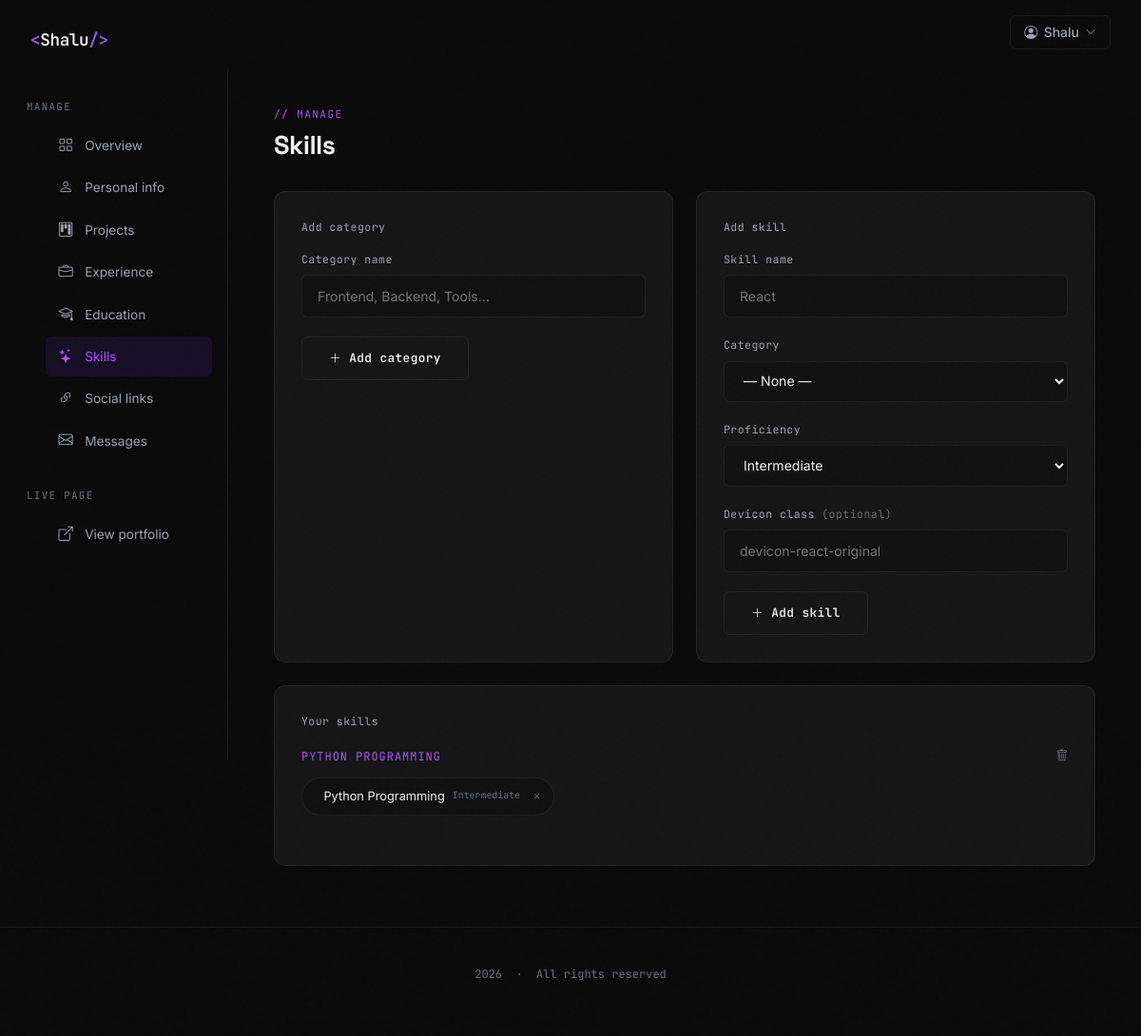
Screenshot of /dashboard/skills/ (signed in) with the database file from the repository.
### portfolio/models.py (models this page shows, shortened)
class SkillCategory(models.Model):
    user  = models.ForeignKey(User, on_delete=models.CASCADE, related_name='skill_categories')
    name  = models.CharField(max_length=60)
    order = models.PositiveSmallIntegerField(default=0)

class Skill(models.Model):
    LEVEL_CHOICES = [(1,'Beginner'),(2,'Elementary'),(3,'Intermediate'),(4,'Advanced'),(5,'Expert')]
    user        = models.ForeignKey(User, on_delete=models.CASCADE, related_name='skills')
    category    = models.ForeignKey(SkillCategory, on_delete=models.SET_NULL, null=True, blank=True, related_name='skills')
    name        = models.CharField(max_length=60)
    icon        = models.ImageField(upload_to='portfolio/skills/', blank=True, null=True)
    icon_class  = models.CharField(max_length=60, blank=True)
    proficiency = models.PositiveSmallIntegerField(choices=LEVEL_CHOICES, default=3)
    is_featured = models.BooleanField(default=False)
    order       = models.PositiveSmallIntegerField(default=0)

### portfolio/views.py (the view)
# urls.py: path('dashboard/skills/',             views.manage_skills,       name='manage_skills'),
@login_required
def manage_skills(request):
    categories = SkillCategory.objects.filter(user=request.user).prefetch_related('skills').order_by('order')
    uncategorized = Skill.objects.filter(user=request.user, category__isnull=True).order_by('order')
    if request.method == 'POST':
        form_type = request.POST.get('form_type')
        if form_type == 'category':
            cat_form = SkillCategoryForm(request.POST)
            if cat_form.is_valid():
                cat = cat_form.save(commit=False)
                cat.user = request.user
                cat.save()
                messages.success(request, 'Category added.')
                return redirect('manage_skills')
        elif form_type == 'skill':
            skill_form = SkillForm(request.POST, request.FILES)
            skill_form.fields['category'].queryset = SkillCategory.objects.filter(user=request.user)
            if skill_form.is_valid():
                skill = skill_form.save(commit=False)
                skill.user = request.user
                skill.save()
                messages.success(request, 'Skill added.')
                return redirect('manage_skills')
    else:
        skill_form = SkillForm()
        skill_form.fields['category'].queryset = SkillCategory.objects.filter(user=request.user)
        cat_form = SkillCategoryForm()
    return render(request, 'dashboard/skills.html', {
        'categories': categories,
        'uncategorized': uncategorized,
        'skill_form': skill_form,
        'cat_form': cat_form,
        'active_nav': 'skills',
    })

### portfolio/forms.py
class SkillForm(forms.ModelForm):
    class Meta:
        model   = Skill
        exclude = ['user']

class SkillCategoryForm(forms.ModelForm):
    class Meta:
        model   = SkillCategory
        exclude = ['user']

### templates/dashboard/skills.html (shortened to what this page needs)
{% extends "dashboard/base.html" %}
{% block dash_content %}
<div class="dash-header">
  <div class="dash-eyebrow">// manage</div>
  <h1 class="dash-title">Skills</h1>
</div>
<div class="sk-two-col">
  <div class="dash-card">
    <div class="dash-label" style="margin-bottom:1rem;">Add category</div>
    <form method="POST">
      <div class="dash-field">
        <label class="dash-label" for="id_cat_name">Category name</label>
        <input class="dash-input" type="text" id="id_cat_name" name="name" placeholder="Frontend, Backend, Tools…" required>
      </div>
      <button type="submit" class="btn-outline-custom"><i class="bi bi-plus-lg"></i> Add category</button>
    </form>
  </div>
  <div class="dash-card">
    <div class="dash-label" style="margin-bottom:1rem;">Add skill</div>
    <form method="POST" enctype="multipart/form-data">
      <div class="dash-field">
        <label class="dash-label" for="id_skill_name">Skill name</label>
        <input class="dash-input" type="text" id="id_skill_name" name="name" placeholder="React" required>
      </div>
      <div class="dash-field">
        <label class="dash-label" for="id_skill_category">Category</label>
        <select class="dash-select dash-input" id="id_skill_category" name="category">
          <option value="">— None —</option>
        </select>
      </div>
      <div class="dash-field">
        <label class="dash-label" for="id_proficiency">Proficiency</label>
        <select class="dash-select dash-input" id="id_proficiency" name="proficiency">
          {% for value, label in skill_form.fields.proficiency.choices %}
            <option value="{{ value }}" {% if value == 3 %}selected{% endif %}>{{ label }}</option>
          {% endfor %}
        </select>
      </div>
      <div class="dash-field">
        <label class="dash-label" for="id_icon_class">Devicon class <span style="opacity:.6;">(optional)</span></label>
        <input class="dash-input" type="text" id="id_icon_class" name="icon_class" placeholder="devicon-react-original">
      </div>
      <button type="submit" class="btn-outline-custom"><i class="bi bi-plus-lg"></i> Add skill</button>
    </form>
  </div>
</div>
<div class="dash-card">
  <div class="dash-label" style="margin-bottom:1.25rem;">Your skills</div>
  {% if categories or uncategorized %}
    {% for cat in categories %}
      <div class="sk-cat-group">
        <div class="sk-cat-name">
          {{ cat.name }}
          <form method="POST" action="{% url 'delete_skill_category' cat.pk %}" onsubmit="return confirm('Delete this category? Skills inside will become uncategorized.');" style="display:inline;">
            <button type="submit" style="background:none;border:none;color:var(--text-muted);cursor:pointer;font-size:.78rem;"><i class="bi bi-trash"></i></button>
          </form>
        </div>
        <div class="sk-pills">
          {% for s in cat.skills.all %}
          <span class="sk-pill">
            {{ s.name }} <span class="lvl">{{ s.get_proficiency_display }}</span>
            <form method="POST" action="{% url 'delete_skill' s.pk %}" onsubmit="return confirm('Remove this skill?');" style="display:inline;">
              <button type="submit"><i class="bi bi-x"></i></button>
            </form>
          </span>
          {% endfor %}
        </div>
      </div>
    {% endfor %}
  {% else %}
    <div class="dash-empty"><i class="bi bi-stars"></i>No skills added yet.</div>
  {% endif %}
</div>
{% endblock %}

### templates/layout.html (shortened to what this page needs)
{% load static %}
<!DOCTYPE html>
<html lang="en">
<head>
    <link href="https://cdn.jsdelivr.net/npm/bootstrap@5.3.3/dist/css/bootstrap.min.css" rel="stylesheet">
    <link rel="stylesheet" href="https://cdn.jsdelivr.net/npm/bootstrap-icons@1.11.3/font/bootstrap-icons.min.css">
    <link href="https://unpkg.com/aos@2.3.4/dist/aos.css" rel="stylesheet">
</head>
<body>
    <nav class="navbar-custom" id="navbar">
        <div class="navbar-inner">
            <a href="{% if portfolio_page %}#home{% else %}{% url 'landing' %}{% endif %}" class="nav-logo">
                {% if info and info.full_name %}
                  <span>&lt;</span>{{ info.full_name|truncatewords:1 }}<span>/&gt;</span>
                {% elif request.user.is_authenticated %}
                  <span>&lt;</span>{{ request.user.username }}<span>/&gt;</span>
                {% else %}
                  <span>&lt;</span>Dev<span>/&gt;</span>
                {% endif %}
            </a>
            <ul class="nav-links" id="navLinks">
                {% if request.user.is_authenticated %}
                <li class="nav-dropdown" id="navDropdown">
                    <button class="nav-profile-btn" id="navProfileBtn" type="button">
                        <i class="bi bi-person-circle"></i>
                        {{ request.user.username }}
                        <i class="bi bi-chevron-down"></i>
                    </button>
                </li>
                {% endif %}
            </ul>
        </div>
    </nav>
    {% block content %}{% endblock %}
    <footer class="footer-custom">
        <div class="container-custom">
            <p class="footer-text">
                <span id="year"></span> &nbsp;·&nbsp; All rights reserved
            </p>
        </div>
    </footer>
</body>
</html>

### templates/layout.html (style rules this page uses)
:root { --bg-primary: #0a0a0a; --bg-secondary: #111111; --bg-card: #161616; --bg-card-hover: #1e1e1e; --accent: #7c3aed; --accent-light: #a855f7; --accent-glow: rgba(124,58,237,0.25); --text-primary: #f0f0f0; --text-secondary:#9ca3af; --text-muted: #6b7280; --border: rgba(255,255,255,0.06); --border-accent: rgba(124,58,237,0.4); --radius-sm: 6px; --radius-md: 12px; --radius-lg: 20px; --font-display: 'Space Grotesk', sans-serif; --font-body: 'Inter', sans-serif; --font-mono: 'JetBrains Mono', monospace; }
*, *::before, *::after { box-sizing: border-box; margin: 0; padding: 0; }
html { scroll-behavior: smooth; }
body { font-family: var(--font-body); background-color: var(--bg-primary); color: var(--text-primary); overflow-x: hidden; -webkit-font-smoothing: antialiased; }
body::before { content: ''; position: fixed; inset: 0; pointer-events: none; z-index: 0; opacity: 0.4; }
.navbar-custom { position: fixed; top: 0; left: 0; right: 0; z-index: 1000; padding: 1rem 0; transition: all 0.4s ease; }
.navbar-inner { max-width: 1200px; margin: 0 auto; padding: 0 2rem; display: flex; align-items: center; justify-content: space-between; }
.nav-logo { font-family: var(--font-mono); font-size: 1.1rem; font-weight: 600; color: var(--text-primary); text-decoration: none; letter-spacing: -0.02em; }
.nav-logo span { color: var(--accent-light); }
.nav-links { display: flex; align-items: center; gap: 0.25rem; list-style: none; }
.nav-dropdown { position: relative; list-style: none; }
.nav-profile-btn { display: flex; align-items: center; gap: 0.4rem; font-family: var(--font-body); font-size: 0.875rem; font-weight: 500; color: var(--text-secondary); background: transparent; border: 1px solid var(--border); border-radius: var(--radius-sm); padding: 0.4rem 0.9rem; cursor: pointer; transition: border-color 0.2s, color 0.2s; }
.nav-profile-btn i.bi-chevron-down { font-size: 0.7rem; transition: transform 0.2s; }
.container-custom { max-width: 1200px; margin: 0 auto; padding: 0 2rem; }
.btn-outline-custom { display: inline-flex; align-items: center; gap: 0.5rem; font-family: var(--font-mono); font-size: 0.8rem; font-weight: 600; color: var(--text-primary); background: transparent; border: 1px solid var(--border); border-radius: var(--radius-sm); padding: 0.75rem 1.75rem; text-decoration: none; transition: border-color 0.2s, background 0.2s, transform 0.2s; letter-spacing: 0.03em; }
.footer-custom { border-top: 1px solid var(--border); padding: 2.5rem 0; position: relative; z-index: 1; }
.footer-text { font-family: var(--font-mono); font-size: 0.75rem; color: var(--text-muted); text-align: center; }

### templates/dashboard/base.html (style rules this page uses)
.dash-header { margin-bottom:2rem; }
.dash-eyebrow { font-family:var(--font-mono);font-size:.7rem;color:var(--accent-light);letter-spacing:.12em;text-transform:uppercase;margin-bottom:.5rem; }
.dash-title { font-family:var(--font-display);font-size:1.7rem;font-weight:700;letter-spacing:-.02em; }
.dash-card { background:var(--bg-card);border:1px solid var(--border);border-radius:var(--radius-md);padding:1.75rem;margin-bottom:1.5rem; }
.dash-field { margin-bottom:1.25rem; }
.dash-label { display:block;font-family:var(--font-mono);font-size:.72rem;color:var(--text-secondary);letter-spacing:.04em;margin-bottom:.5rem; }
.dash-input,.dash-select,.dash-textarea { width:100%;background:var(--bg-secondary);border:1px solid var(--border);border-radius:var(--radius-sm);padding:.7rem 1rem;color:var(--text-primary);font-family:var(--font-body);font-size:.88rem;transition:border-color .2s; }

### templates/dashboard/skills.html (style rules this page uses)
.sk-two-col { display:grid;grid-template-columns:1fr 1fr;gap:1.5rem; }
.sk-cat-group { margin-bottom:1.5rem; }
.sk-cat-name { font-family:var(--font-mono);font-size:.75rem;color:var(--accent-light);text-transform:uppercase;letter-spacing:.08em;margin-bottom:.75rem;display:flex;align-items:center;justify-content:space-between; }
.sk-pills { display:flex;flex-wrap:wrap;gap:.5rem; }
.sk-pill { display:inline-flex;align-items:center;gap:.5rem;background:var(--bg-secondary);border:1px solid var(--border);border-radius:100px;padding:.4rem .5rem .4rem .9rem;font-size:.8rem;color:var(--text-primary); }
.sk-pill .lvl { font-family:var(--font-mono);font-size:.62rem;color:var(--text-muted); }
.sk-pill button { background:none;border:none;color:var(--text-muted);cursor:pointer;display:flex;align-items:center;padding:.2rem;border-radius:50%;transition:color .15s; }

### rows the page displays
SkillCategory: name "PYTHON PROGRAMMING"
Skill: name "Python Programming", proficiency "Intermediate"

### other values shown
{{ request.user.username }} "Shalu"
form field proficiency "Intermediate"
